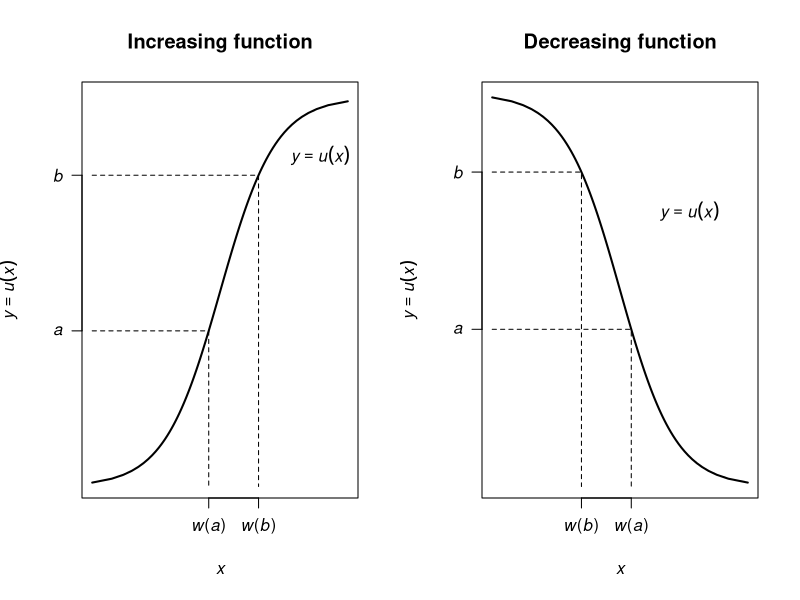
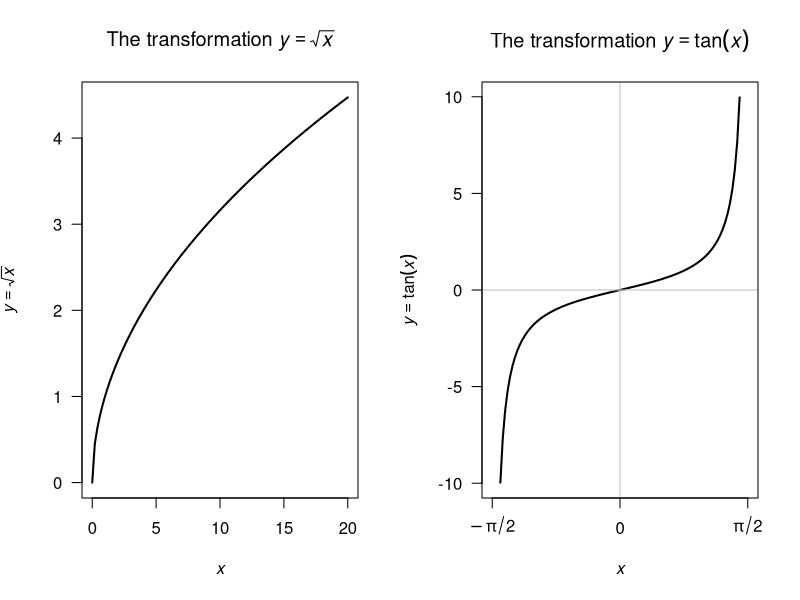
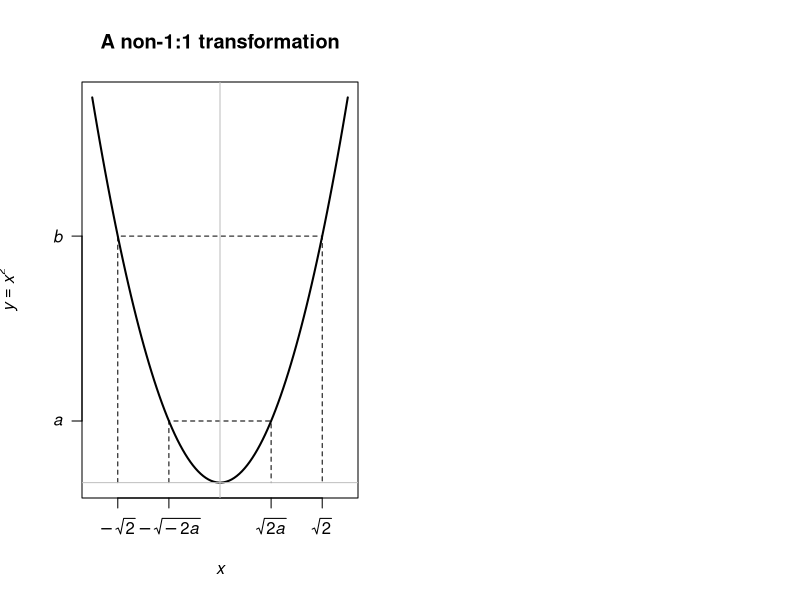

The R script that drew these images, in order:
## ---- chunk 1
Bivar4Table <- array( dim = c(2, 4))

Bivar4Table[1, ] <- c("$x_1 = -1$", "$0.3$", "$0.1$", "$0.1$")
Bivar4Table[2, ] <- c("$x_1 = +1$", "$0.2$", "$0.2$", "$0.1$")


Bivar4Table.caption <- "A bivariate probability function"
if( knitr::is_latex_output() ) {
  knitr::kable(Bivar4Table,
               format = "latex",
               booktabs = TRUE,
               col.names = c("",
                             "$x_2 = 0$",
                             "$x_2 = 1$",
                             "$x_2 = 2$"),
               align = "r",
               longtable = FALSE,                
               escape = FALSE,
               caption = Bivar4Table.caption) %>%
    kable_styling(font_size = 10) %>%
    row_spec(0, bold = TRUE) 
}
if( knitr::is_html_output() ) {
  knitr::kable(Bivar4Table,
               escape = TRUE,
               format = "latex",
               booktabs = TRUE,
               align = "r",
               longtable = FALSE,                
               col.names = c("",
                             "$x_2 = 0$",
                             "$x_2 = 1$",
                             "$x_2 = 2$"),
               caption = Bivar4Table.caption) %>%
    kable_styling(font_size = 10) %>%
    row_spec(0, bold = TRUE) 
}
## ---- chunk 2
Bivar5Table <- array( dim = c(2, 6))

Bivar5Table[1, ] <- c("$y_2 = -2$", "$0.3$", "$0.1$", "$0.1$", "$0.0$", "$0.0$")
Bivar5Table[2, ] <- c("$y_2 = +2$", "$0.0$", "$0.0$", "$0.2$", "$0.2$", "$0.1$")


Bivar5Table.caption <- "The joint probability function for $Y_1$ and $Y_2$"
if( knitr::is_latex_output() ) {
  knitr::kable(Bivar5Table,
               format = "latex",
               booktabs = TRUE,
               col.names = c("",
                             "$y_1 = -1$",
                             "$y_2 = 0$",
                             "$y_3 = 1$",
                             "$y_4 = 2$",
                             "$y_5 = 3$"),
               align = "r",
               longtable = FALSE,                
               escape = FALSE,
               caption = Bivar5Table.caption) %>%
    kable_styling(font_size = 10) %>%
    row_spec(0, bold = TRUE) 
}
if( knitr::is_html_output() ) {
  knitr::kable(Bivar5Table,
               escape = TRUE,
               format = "latex",
               booktabs = TRUE,
               align = "r",
               longtable = FALSE,                
               col.names = c("",
                             "$x_2 = 0$",
                             "$x_2 = 1$",
                             "$x_2 = 2$"),
               caption = Bivar5Table.caption) %>%
    kable_styling(font_size = 10) %>%
    row_spec(0, bold = TRUE) 
}
## ---- chunk 3
par( mfrow = c(1, 2))

logit <- function(x) { 
  log(x / (1 - x)) 
  }

y <- seq(0.01, 1,
         length = 100)
x <- logit(y)

y0 <- 0.4
y1 <- 0.8

x0 <- logit( y0 )
x1 <- logit( y1 )

plot( x = x,
      y = y,
      lwd = 2,
      axes = FALSE,
      type = "l",
      main = "Increasing function",
      xlab = expression(italic(x)),
      ylab = expression(italic(y)==italic(u)(italic(x))))
axis(side = 2,
     las = 1,
     at = c(y0, y1),
     labels = c(expression(italic(a)), 
                expression(italic(b))) ) 
axis(side = 1,
     at = c(x0, x1 ),
     labels = c(expression(italic(w)*paste("(",italic(a),")")),
                expression(italic(w)*paste("(",italic(b),")")) ) )
box()

lines( x = c( min(x), x0, x0),
       y = c(y0, y0, 0),
       lty = 2)
lines( x = c( min(x), x1, x1),
       y = c(y1, y1, 0),
       lty = 2)

text(x = 3.6,
     y = 0.85,
     label = expression(italic(y)==italic(u)(italic(x))))



logit2 <- function(x) { 
  -log(x / (1 - x)) 
  }

y <- seq(0.01, 0.99,
         length = 100)
x <- logit2(y)

y0 <- 0.4
y1 <- 0.8

x0 <- logit2( y0 )
x1 <- logit2( y1 )

plot( x = x,
      y = y,
      lwd = 2,
      axes = FALSE,
      type = "l",
      main = "Decreasing function",
      xlab = expression(italic(x)),
      ylab = expression(italic(y)==italic(u)(italic(x))))
axis(side = 2,
     las = 1,
     at = c(y0, y1),
     labels = c(expression(italic(a)), 
                expression(italic(b))) ) 
axis(side = 1,
     at = c(x0, x1),
     labels = c(expression(italic(w)*paste("(",italic(a),")")),
                expression(italic(w)*paste("(",italic(b),")")) ) )
box()

lines( x = c( min(x), x0, x0),
       y = c(y0, y0, 0),
       lty = 2)
lines( x = c( min(x), x1, x1),
       y = c(y1, y1, 0),
       lty = 2)

text(x = 2.5,
     y = 0.7,
     label = expression(italic(y)==italic(u)(italic(x))))
## ---- chunk 4
x <- seq(0, 20,
         length = 100)
y <- sqrt(x)

plot(x = x,
     y = y,
     lwd = 2,
     las = 1,
     main = expression(paste("The transformation ", italic(y) == sqrt(italic(x)))),
     xlab = expression(italic(x)),
     ylab = expression( italic(y) == sqrt(italic(x))),
     type = "l")

## ---- chunk 5
x <- seq(-pi/2 + 0.1, 
         pi/2 - 0.1,
         length = 100)
y <- tan(x)

plot(x = x,
     y = y,
     lwd = 2,
     las = 1,
     xlim = c(-pi/2, pi/2),
     axes = FALSE,
     main = expression(paste("The transformation ", italic(y) == plain(tan)(italic(x)))),
     xlab = expression(italic(x)),
     ylab = expression( italic(y) == plain(tan)(italic(x))),
     type = "l")
axis(side = 2,
     las = 1)
axis(side = 1,
     at = c(-pi/2, 0, pi/2),
     labels = c(expression(-pi/2),
                "0",
                expression(pi/2)) )
abline(h = 0, 
       lty = 1,
       col = "grey")
abline(v = 0, 
       lty = 1,
       col = "grey")
box()

## ---- chunk 6
x <- seq(-5, 5,
         length = 100)
square <- function(x) { x^2 }

y <- square(x)


x1 <- -4
x2 <- -2
x3 <- 2
x4 <- 4

y1 <- square(x1)
y2 <- square(x2)
y3 <- square(x3)
y4 <- square(x4)

plot(x = x,
     y = y,
     lwd = 2,
     las = 1,
     axes = FALSE,
     main = "A non-1:1 transformation",
     xlab = expression(italic(x)),
     ylab = expression(italic(y) == italic(x)^2),
     type = "l")
axis(side = 1,
     at = c(x1, x2, x3, x4),
     labels = c( expression(-sqrt(2)),
                 expression(-sqrt(-2*italic(a))),
                 expression(sqrt(2*italic(a))),
                 expression(sqrt(2)) ) )
axis(side = 2,
     las = 1,
     at = c(y1, y2),
     label = c(expression(italic(b)),
               expression(italic(a))))
box()


lines( x = c(x1, x1, x4, x4),
       y = c(0, y1, y4, 0),
       lty = 2)
lines( x = c(x2, x2, x3, x3),
       y = c(0, y2, y3, 0),
       lty = 2)

abline(h = 0,
       col = "grey")
abline(v = 0,
       col = "grey")

